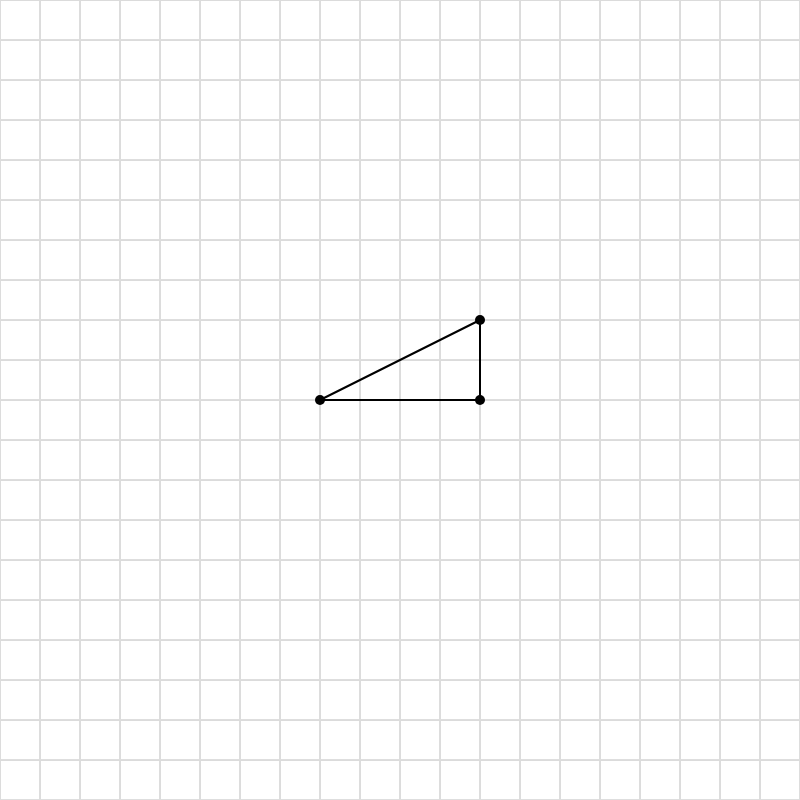
Frame 1 (no input)
Frame 60 (no input): identical to frame 1, image omitted
Frame 120 (the mouse pressed at the canvas centre since frame 60): identical to frame 1, image omitted

The p5.js sketch that drew this single still picture (run headless with seeded random() and noise() and a simulated clock; from frame 60 on, the mouse is pressed at the canvas centre):

// p5.js sketch
// ── sketch.js
// https://en.wikipedia.org/wiki/Mathematical_beauty
// https://en.wikipedia.org/wiki/Pythagorean_theorem
// https://www.geogebra.org/m/f7UdJmAb

let pointOffsetX;
let pointOffsetY;
let canvas;

function setup() {
  canvas = createCanvas(800, 800);

  pointOffsetX = width/20;
  pointOffsetY = height/20;
}

function draw() {
  background(255);
  createGrid();

  let point1 = new GridPoint(8 * pointOffsetX, 10 * pointOffsetY);
  let point2 = new GridPoint(12 * pointOffsetX, 10 * pointOffsetY);
  let point3 = new GridPoint(12 * pointOffsetX, 8 * pointOffsetY);

  point1.createPoint();
  point2.createPoint();
  point3.createPoint();

  strokeWeight(2);
  line(point1.x, point1.y, point2.x, point2.y)
  line(point2.x, point2.y, point3.x, point3.y)
  line(point3.x, point3.y, point1.x, point1.y)
}

function createGrid() {
  for(var x = 0; x < width + 1; x += pointOffsetX) {
    for(var y = 0; y < height + 1; y += pointOffsetY) {
      stroke(220);
      strokeWeight(1);
      line(x, 0, x, height);
      line(0, y, width, y);
    }
  }
}

class GridPoint {
  constructor(x, y) {
    this.x = x;
    this.y = y;
  }

  createPoint() {
    stroke(0);
    strokeWeight(10);
    point(this.x, this.y);
  }
}
// ── draggable.js
class Draggable {

    constructor(x,y){
        this.x = x;
        this.y = y;

        this.isOver = false;
        this.isDragging = false;

        this.width = 10;
        this.height = 10;
    }

    over() {

        if(mouseX > this.x - this.width &&
            mouseX < this.x + this.width &&
            mouseY > this.y - this.height &&
            mouseY < this.y + this.height) {

                this.isOver = true;
            }else {
                this.isOver = false;
            }
    }

    update() {
        if(this.isDragging) {
            this.x = mouseX + this.offsetX;
            this.y = mouseY + this.offsetY;
        }
    }

    show() {
        stroke(0);
        fill(0);
        ellipse(this.x, this.y, this.width, this.height);
    }

    pressed() {
        if(this.isOver) {
            this.isDragging = true;
            this.offsetX = this.x - mouseX;
            this.offsetY = this.y - mouseY;
        }
    }

    released() {
        console.log("released");

        this.isDragging = false;
    }
}
